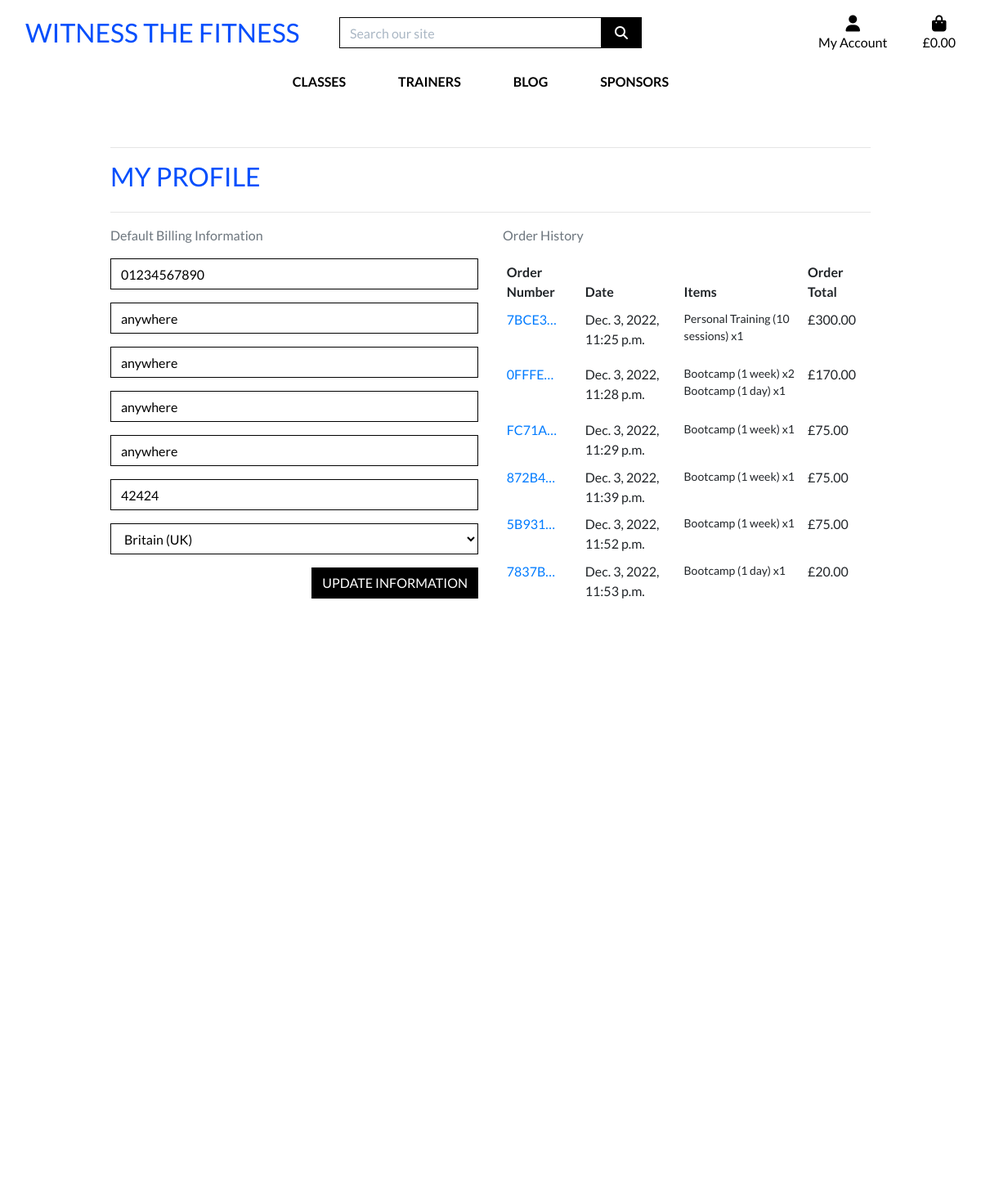
Screenshot of /profile/ (signed in) with the database file from the repository.
### profiles/models.py (models this page shows, shortened)
class UserProfile(models.Model):
    user = models.OneToOneField(User, on_delete=models.CASCADE)
    default_phone_number = models.CharField(max_length=20, null=True, blank=True)
    default_street_address1 = models.CharField(max_length=80, null=True, blank=True)
    default_street_address2 = models.CharField(max_length=80, null=True, blank=True)
    default_town_or_city = models.CharField(max_length=40, null=True, blank=True)
    default_county = models.CharField(max_length=80, null=True, blank=True)
    default_postcode = models.CharField(max_length=20, null=True, blank=True)
    default_country = CountryField(blank_label='Country', null=True, blank=True)

### checkout/models.py (models this page shows, shortened)
class Order(models.Model):
    order_number = models.CharField(max_length=32, null=False, editable=False)
    user_profile = models.ForeignKey(UserProfile, on_delete=models.SET_NULL,
                                     null=True, blank=True, related_name='orders')
    full_name = models.CharField(max_length=50, null=False, blank=False)
    email = models.EmailField(max_length=254, null=False, blank=False)
    phone_number = models.CharField(max_length=20, null=False, blank=False)
    country = CountryField(blank_label='Country *', null=False, blank=False)
    postcode = models.CharField(max_length=20, null=True, blank=True)
    town_or_city = models.CharField(max_length=40, null=False, blank=False)
    street_address1 = models.CharField(max_length=80, null=False, blank=False)
    street_address2 = models.CharField(max_length=80, null=True, blank=True)
    county = models.CharField(max_length=80, null=True, blank=True)
    date = models.DateTimeField(auto_now_add=True)
    order_total = models.DecimalField(max_digits=10, decimal_places=2, null=False, default=0)
    original_bag = models.TextField(null=False, blank=False, default='')
    stripe_pid = models.CharField(max_length=254, null=False, blank=False, default='')

class OrderLineItem(models.Model):
    order = models.ForeignKey(Order, null=False, blank=False, on_delete=models.CASCADE, related_name='lineitems')
    sport = models.ForeignKey(Sports, null=False, blank=False, on_delete=models.CASCADE)
    quantity = models.IntegerField(null=False, blank=False, default=0)
    lineitem_total = models.DecimalField(max_digits=6, decimal_places=2, null=False, blank=False, editable=False)

### sports/models.py (models this page shows, shortened)
class Sports(models.Model):
    trainer_id = models.ForeignKey(Trainers, on_delete=models.CASCADE)
    sport_type = models.CharField(max_length=100, null=False, blank=False)
    sport_category = models.CharField(max_length=100, null=False, blank=False)
    sport_description = models.TextField(blank=True)
    sport_cost = models.DecimalField(max_digits=6, decimal_places=2, null=False, blank=False)
    sport_location = models.CharField(max_length=100, null=False, blank=False)
    sport_image = models.ImageField(null=True, blank=True)
    class Meta:
        verbose_name_plural = 'Sports'

### profiles/views.py (the view)
# urls.py: path('', views.profile, name='profile'),
@login_required
def profile(request):
    profile = get_object_or_404(UserProfile, user=request.user)
    if request.method == 'POST':
        form = UserProfileForm(request.POST, instance=profile)
        if form.is_valid():
            form.save()
            messages.success(request, 'Profile updated successfully')
        else:
            messages.error(request, 'Update failed. Please make sure the form is valid')
    else:
        form = UserProfileForm(instance=profile)
    orders = profile.orders.all()
    template = 'profiles/profile.html'
    context = {
        'form': form,
        'orders': orders,
        'on_profile_page': True,
    }
    return render(request, template, context)

### profiles/forms.py
class UserProfileForm(forms.ModelForm):
    class Meta:
        model = UserProfile
        exclude = ('user',)
    def __init__(self, *args, **kwargs):
        super().__init__(*args, **kwargs)
        placeholders = {
            'default_phone_number': 'Phone Number',
            'default_postcode': 'Postal Code',
            'default_town_or_city': 'Town or City',
            'default_street_address1': 'Street Address 1',
            'default_street_address2': 'Street Address 2',
            'default_county': 'County, State or Locality',
        }
        self.fields['default_phone_number'].widget.attrs['autofocus'] = True
        for field in self.fields:
            if field != 'default_country':
                if self.fields[field].required:
                    placeholder = f'{placeholders[field]} *'
                else:
                    placeholder = placeholders[field]
                self.fields[field].widget.attrs['placeholder'] = placeholder
            self.fields[field].widget.attrs['class'] = 'border-black rounded-0 profile-form-input'
            self.fields[field].label = False

### bag/contexts.py (called while the page is built, shortened)
def bag_contents(request):
    bag_items = []
    total = 0
    product_count = 0
    bag = request.session.get('bag', {})
    context = {
        'bag_items': bag_items,
        'total': total,
        'product_count': product_count,
    }
    return context

### profiles/templates/profiles/profile.html (shortened to what this page needs)
{% extends "base.html" %}
{% load static %}
{% block extra_css %}
    <link rel="stylesheet" href="{% static 'profiles/css/profile.css' %}">
{% endblock %}
{% block page_header %}
    <div class="container header-container">
    </div>
{% endblock %}
{% block content %}
    <div class="overlay"></div>
    <div class="container">
        <div class="row">
            <div class="col">
                <hr>
                <h2 class="logo-font mb-4">My Profile</h2>
                <hr>
            </div>
        </div>
        <div class="row">
            <div class="col-12 col-lg-6">
                <p class="text-muted">Default Billing Information</p>
                <form action="{% url 'profile' %}" class="mt-3" method="POST" id="profile-update-form">
                    {{ form|crispy }}
                    <button class="btn btn-black rounded-0 text-uppercase float-right">Update Information</button>
                </form>
            </div>
            <div class="col-12 col-lg-6">
                <p class="text-muted">Order History</p>
                <div class="order-history table-responsive">
                    <table class="table table-sm table-borderless">
                        <thead>
                            <tr>
                                <th>Order Number</th>
                                <th>Date</th>
                                <th>Items</th>
                                <th>Order Total</th>
                            </tr>
                        </thead>
                        <tbody>
                            {% for order in orders %}
                                <tr>
                                    <td>
                                        <a href="{% url 'order_history' order.order_number %}"
                                            title="{{ order.order_number }}">
                                            {{ order.order_number|truncatechars:6 }}
                                        </a>
                                    </td>
                                    <td>{{ order.date }}</td>
                                    <td>
                                        <ul class="list-unstyled">
                                            {% for item in order.lineitems.all %}
                                                <li class="small">
                                                    {{ item.sport.sport_category }} x{{ item.quantity }}
                                                </li>
                                            {% endfor %}
                                        </ul>
                                    </td>
                                    <td>£{{ order.order_total }}</td>
                                </tr>
                            {% endfor %}
                        </tbody>
                    </table>
                </div>
            </div>
        </div>
{% endblock %}

### static/css/base.css (style rules this page uses)
html { height: 100%; }
body { background: url('/media/homepage_background.jpg') no-repeat center center fixed; background-size: cover; height: calc(100vh - 164px); color: #555; font-family: 'Lato'; }
.logo-font { text-transform: uppercase; color: #034efc; }
.btn-black { background: black; color: white; }
.border-black { border: 1px solid black !important; }
.overlay { height: 100%; width: 100%; top: 0; left: 0; position: fixed; background: white; z-index: -1; }
@media (min-width: 1200px) { .container { max-width: 80%; } }
@media (min-width: 992px) { .header-container { padding-top: 164px; } }

### profiles/static/profiles/css/profile.css (style rules this page uses)
.order-history { max-height: 416px; overflow: auto; }
#profile-update-form .form-control { color: #000; }
#profile-update-form input::placeholder { color: #aab7c4; }
#id_default_country, #id_default_country option:not(:first-child) { color: #000; }

### rows the page displays
UserProfile: default_phone_number "01234567890", default_street_address1 "anywhere", default_street_address2 "anywhere", default_town_or_city "anywhere", default_county "anywhere", default_postcode "42424", default_country "Britain (UK)"
Order: order_number "7BCE3…", date "Dec. 3, 2022, 11:25 p.m.", order_total "300.00"
OrderLineItem: sport.sport_category "Personal Training (10 sessions)", quantity "1"
Order: order_number "0FFFE…", date "Dec. 3, 2022, 11:28 p.m.", order_total "170.00"
OrderLineItem: sport.sport_category "Bootcamp (1 week)", quantity "2"
OrderLineItem: sport.sport_category "Bootcamp (1 day)", quantity "1"
Order: order_number "FC71A…", date "Dec. 3, 2022, 11:29 p.m.", order_total "75.00"
OrderLineItem: sport.sport_category "Bootcamp (1 week)", quantity "1"
Order: order_number "872B4…", date "Dec. 3, 2022, 11:39 p.m.", order_total "75.00"
OrderLineItem: sport.sport_category "Bootcamp (1 week)", quantity "1"
Order: order_number "5B931…", date "Dec. 3, 2022, 11:52 p.m.", order_total "75.00"
OrderLineItem: sport.sport_category "Bootcamp (1 week)", quantity "1"
Order: order_number "7837B…", date "Dec. 3, 2022, 11:53 p.m.", order_total "20.00"
OrderLineItem: sport.sport_category "Bootcamp (1 day)", quantity "1"
